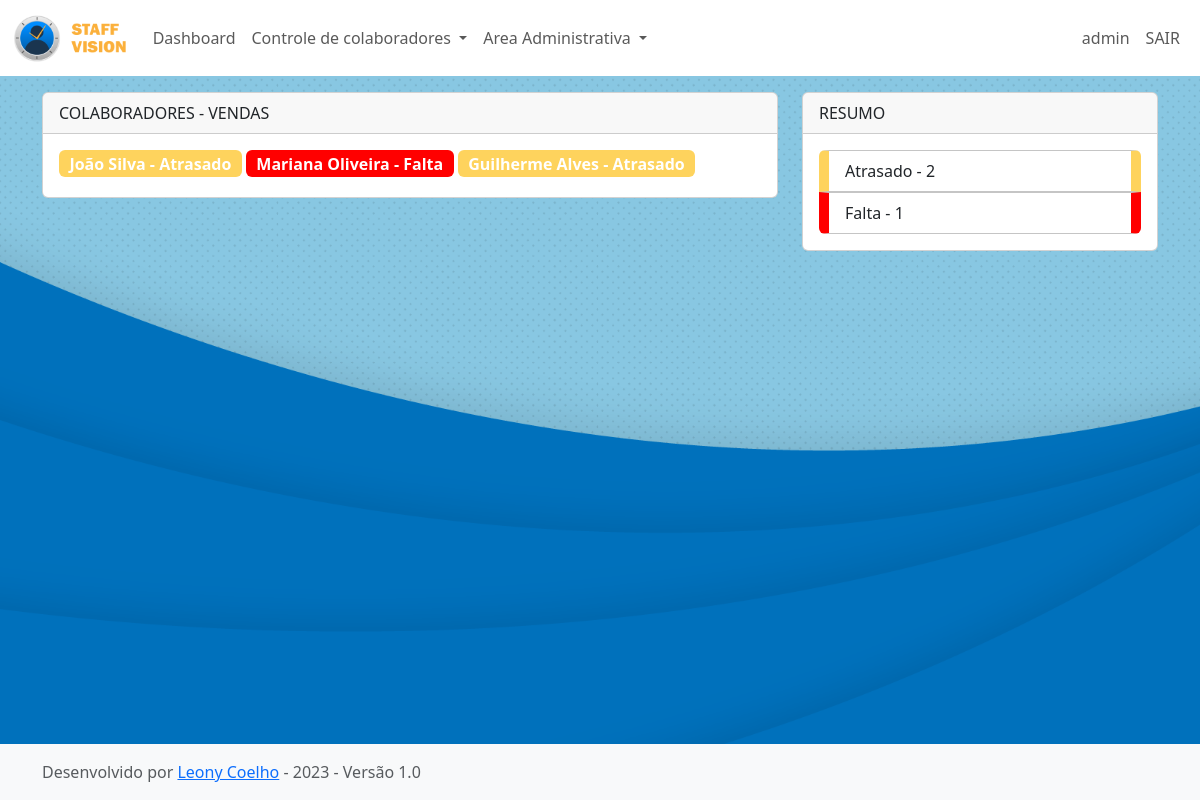
Screenshot of /view_by_sector/1/ (signed in) with the database file from the repository.
### app_staff_vision/models.py (models this page shows, shortened)
class CustomUser(models.Model):
    user = models.OneToOneField(User, null=True, on_delete=models.CASCADE)
    name = models.CharField(max_length=100, null=True)
    sector = models.ManyToManyField(Sector)
    preset = models.ManyToManyField(Dashboard_Presets)

class Sector(models.Model):
    sector_name = models.CharField(max_length=50)

class Worker(models.Model):
    id_worker = models.AutoField(primary_key=True)
    number_w = models.IntegerField(default=0, null=True)
    name_w = models.CharField(max_length=124, null=True)
    position_w =  models.ManyToManyField(Position)
    establishment_w =  models.ManyToManyField(Establishment)
    shift_w =  models.ManyToManyField(Shift)
    sector_w = models.ManyToManyField(Sector)
    subSector_w = models.ManyToManyField(Sub_Sector)
    status_w =  models.ManyToManyField(Status, default="")
    observation_w = models.CharField(max_length=124, default="")

class Status(models.Model):
    status_name= models.CharField(max_length=50)
    status_color= models.CharField(max_length=50, default="#a5a5a5")

### app_staff_vision/views.py (the view)
# urls.py: path('view_by_sector/<int:id>/', views.view_by_sector, name='view_by_sector'),
@login_required(login_url="/login/")
def view_by_sector(request, id):
    globalsettings = Global_Settings.objects.all().latest('id')
    selected_sector = get_object_or_404(Sector, id=id)
    sector_workers = Worker.objects.filter(sector_w=selected_sector)
    status_counts = {}
    for worker in sector_workers:
        for status in worker.status_w.all():
            status_name = status.status_name
            if status_name not in status_counts:
                status_counts[status_name] = {
                    'count': 1,
                    'status_obj': status,  # Adicione o objeto Status aqui
                }
            else:
                status_counts[status_name]['count'] += 1
    context = {
        'globalsettings':globalsettings,
        'selected_sector':selected_sector,
        'sector_workers':sector_workers,
        'status_counts': status_counts,
    }
    return render(request, 'view_by_sector.html', context)

### app_staff_vision/templates/view_by_sector.html (shortened to what this page needs)
{% extends 'base.html' %}
{% block conteudo %}
<div class="container">
    <div class="row">
        <div class="col-xl-8 col-lg-8 col-md-8 col-sm-12">
            <div class="card custom-card mb-3">
                <div class="card-header d-flex justify-content-between align-items-center">
                COLABORADORES - {{ selected_sector.sector_name }}
                </div>
                <div class="card-body">
                    {% for worker in sector_workers %}
                        {% if worker.status_w.all %}
                            <span class="badge" style="background-color: {{ worker.status_w.first.status_color }}; font-size:16px; margin-bottom: 0.25rem;" data-bs-toggle="modal" data-bs-target="#workerModal{{ worker.id_worker }}">
                                {{ worker.name_w }} - {{ worker.status_w.first.status_name }}
                            </span>
                        {% endif %}
                    {% empty %}
                        <h6>
                            Nenhum colaborador encontrado neste {{globalsettings.sector_title}}.
                        </h6>
                    {% endfor %}
                </div>
            </div>
        </div>
        <div class="col-xl-4 col-lg-4 col-md-4 col-sm-12">
            <div class="card custom-card mb-3">
                <div class="card-header d-flex justify-content-between align-items-center">
                    Resumo
                </div>
                <div class="card-body">
                    <ul class="list-group">
                        {% for status_name, status_info in status_counts.items %}
                        <li class="list-group-item" style="border-color: #c5c5c5 {{ status_info.status_obj.status_color }}; border-width:1px 10px; ">
                            {{ status_name }} - {{ status_info.count }}
                        </li>
                    {% empty %}
                        <li class="list-group-item">Nenhum {{globalsettings.status_title}} atribuído.</li>
                    {% endfor %}
                    </ul>
                </div>
            </div>
        </div>
    </div>
</div>
{% endblock %}

### app_staff_vision/templates/base.html (shortened to what this page needs)
{% load static %}
<!doctype html>
<html lang="en" class="h-100">
  <head>
    <link rel="stylesheet" type="text/css" href="{% static  globalsettings.theme.first.theme_url  %}"  />
    <link rel="stylesheet" type="text/css" href="{% static  'css/bootstrap.min.css'  %}"/>
    <link rel="stylesheet" type="text/css" href="{% static  'css/webfont.css'  %}"/>
    </head>
    {% if globalsettings.bg_image %}
    <body style="background-image: url('{{ globalsettings.bg_image.url }}'); background-size: cover; background-repeat: no-repeat;background-attachment: fixed;" class="d-flex flex-column h-100">
    {% else %}
    <body style="background-image: url('{% static 'img/bg.png' %}'); background-size: cover; background-repeat: no-repeat;background-attachment: fixed;" class="d-flex flex-column h-100">
    {% endif %}
        <nav class="navbar navbar-expand-lg customNavbar mb-3">
            <div class="container-fluid">
              <a class="navbar-brand" href="{% url 'dashboard' %}">
                {% if globalsettings.logo_image %}
                  <img src="{{ globalsettings.logo_image.url }}" alt="Logo" height="50px">
                  {% else %}
                  <img src="{% static 'img/logo.png' %}" alt="Logo" height="50px">
                {% endif %}
              </a>
              <div class="collapse navbar-collapse" id="navbarSupportedContent">
                <ul class="navbar-nav me-auto mb-2 mb-lg-0">
                  <li class="nav-item">
                    <a class="nav-link" aria-current="page" href="{% url 'dashboard' %}">Dashboard</a>
                  </li>
                  <li class="nav-item dropdown">
                    <a class="nav-link dropdown-toggle" href="#" id="workerDropdown" role="button" data-bs-toggle="dropdown" aria-expanded="false">
                      Controle de colaboradores
                    </a>
                  </li>
                  {% if request.user.is_staff %}
                  <li class="nav-item dropdown">
                    <a class="nav-link dropdown-toggle" href="#" id="admDropdown" role="button" data-bs-toggle="dropdown" aria-expanded="false">
                        Area Administrativa
                    </a>
                  </li>
                  {% endif %}
                </ul>
                <div class="d-flex">
                  <ul class="navbar-nav me-auto mb-2 mb-lg-0">
                    <li class="nav-item">
                        <a class="nav-link" href="#">{{user.customuser.name}}</a>
                      </li>
                      <li class="nav-item">
                        <a class="nav-link" href="{% url 'logout_view' %}">SAIR</a>
                      </li>
                    </ul>
                </div>
              </div>
            </div>
          </nav>
        {% block conteudo %}
        {% endblock %}
      </body>
      <footer class="footer mt-auto py-3 bg-light base-footer">
        <div class="container">
          <span class="text-muted">Desenvolvido por <a class="link-underline-opacity-0" href="https://github.com/LeonyCoelho">Leony Coelho</a> - 2023 - Versão 1.0</span>
        </div>
      </footer>
</html>

### app_staff_vision/static/css/default.css (style rules this page uses)
body { background-color: rgb(220, 227, 245); }
.customNavbar { color: rgba(0, 0, 0, 0.9); background-color: #fff !important; }
.nav-link { color: rgba(0, 0, 0, 0.9); }
.card-header { text-transform: uppercase; }
.list-group { border-radius: 0px; }

### rows the page displays
Sector: sector_name "VENDAS"
Worker: name_w "João Silva", status_w.first.status_name "Atrasado"
Worker: name_w "Mariana Oliveira", status_w.first.status_name "Falta"
Worker: name_w "Guilherme Alves", status_w.first.status_name "Atrasado"
Status: status_name "Atrasado", count "2"
Status: status_name "Falta", count "1"

### other values shown
{{ user.customuser.name }} "admin"
